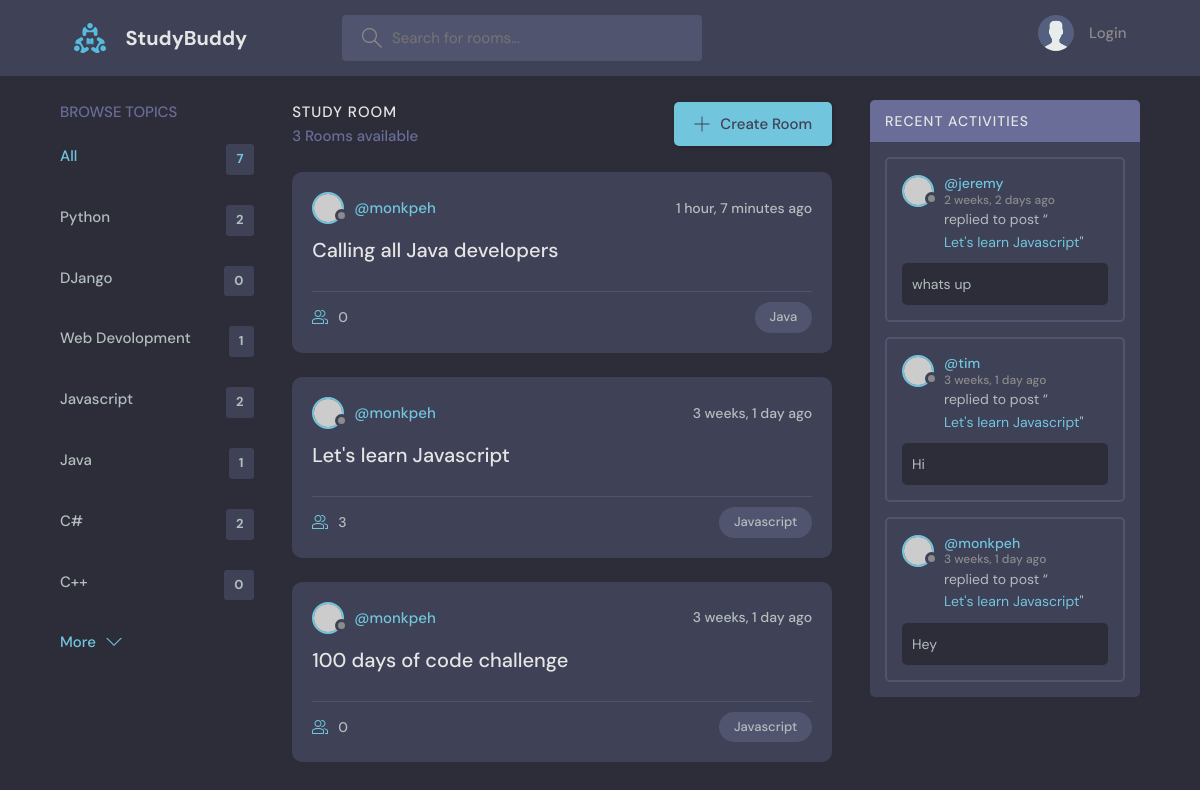
Screenshot of /?q=Java with the database file from the repository.
### base/models.py (models this page shows, shortened)
class Topic(models.Model):
    name = models.CharField(max_length=200)

class Room(models.Model):
    host = models.ForeignKey(User, on_delete=models.SET_NULL, null=True)
    topic = models.ForeignKey(Topic, on_delete=models.SET_NULL, null=True)
    name = models.CharField(max_length=200)
    description = models.TextField(null=True, blank=True)
    participants = models.ManyToManyField(
        User, related_name='participants', blank=True)
    updated = models.DateTimeField(auto_now=True)
    created = models.DateTimeField(auto_now_add=True)
    class Meta:
        ordering = ['-updated', '-created']

class Message(models.Model):
    user = models.ForeignKey(User, on_delete=models.CASCADE)
    room = models.ForeignKey(Room, on_delete=models.CASCADE)
    body = models.TextField()
    updated = models.DateTimeField(auto_now=True)
    created = models.DateTimeField(auto_now_add=True)
    class Meta:
        ordering = ['-updated', '-created']

### base/views.py (the view)
# urls.py: path('', views.home, name='home'),
def home(request):
    q = request.GET.get('q') if request.GET.get('q') != None else ''
    rooms = Room.objects.filter(
       Q(topic__name__icontains = q) |
       Q(name__icontains = q) |
       Q(description__icontains = q)
       )
    topics = Topic.objects.all()
    room_count = rooms.count()
    room_messages = Message.objects.filter(Q(room__topic__name__icontains = q))
    context = {'rooms':rooms,'topics':topics, 'room_count':room_count,
               'room_messages':room_messages}
    return render(request, 'base/home.html', context)

### base/templates/base/home.html (shortened to what this page needs)
{% extends 'main.html' %}
{% block content %}
    <main class="layout layout--3">
      <div class="container">
        {% include 'base/topics_components.html' %}
        <div class="roomList">
          <div class="roomList__header">
            <div>
              <h2>Study Room</h2>
              <p>{{room_count}} Rooms available</p>
            </div>
            <a class="btn btn--main" href="{% url 'create-room' %}">
              <svg version="1.1" xmlns="http://www.w3.org/2000/svg" width="32" height="32" viewBox="0 0 32 32">
                <title>add</title><path
                  d="M16.943 0.943h-1.885v14.115h-14.115v1.885h14.115v14.115h1.885v-14.115h14.115v-1.885h-14.115v-14.115z"
                ></path>
              </svg>
              Create Room
            </a>
          </div>
          {% include 'base/feed_components.html' %}
        </div>
         {% include 'base/activity_components.html' %}
      </div>
    </main>
    {% endblock content %}

### base/templates/base/topics_components.html
<div class="topics">
    <div class="topics__header">
      <h2>Browse Topics</h2>
    </div>
    <ul class="topics__list">
      <li>
        <a href="{% url 'home' %}" class="active">All <span>{{topics.count}}</span></a>
      </li>
      {% for topic in topics %}
      <li>
        <a href="{% url 'home' %}?q={{topic.name}}">{{topic.name}}<span>{{topic.room_set.all.count}}</span></a>
      </li>
      {%endfor%}
    </ul>
    <a class="btn btn--link" href="topics.html">
      More
      <svg version="1.1" xmlns="http://www.w3.org/2000/svg" width="32" height="32" viewBox="0 0 32 32">
        <title>chevron-down</title>
        <path d="M16 21l-13-13h-3l16 16 16-16h-3l-13 13z"></path>
      </svg>
    </a>
  </div>

### base/templates/base/feed_components.html (shortened to what this page needs)
{% for room in rooms %}
<div class="roomListRoom">
    <div class="roomListRoom__header">
      <a href="{% url 'user-profile' room.host.id %}" class="roomListRoom__author">
        <div class="avatar avatar--small">
          <img src="https://randomuser.me/api/portraits/women/11.jpg" />
        </div>
        <span>@{{room.host.username}}</span>
      </a>
      <div class="roomListRoom__actions">
        <span>{{room.created | timesince}} ago</span>
      </div>
    </div>
    <div class="roomListRoom__content">
      <a href="{% url 'room' room.id %}">{{room.name}}</a>
    </div>
    <div class="roomListRoom__meta">
      <a href="{% url 'room' room.id %}" class="roomListRoom__joined">
        {{room.participants.all.count}}
      </a>
      <p class="roomListRoom__topic">{{room.topic.name}}</p>
    </div>
</div>
{% endfor %}

### base/templates/base/activity_components.html (shortened to what this page needs)
<div class="activities">
    <div class="activities__header">
      <h2>Recent Activities</h2>
    </div>
    {% for message in room_messages %}
    <div class="activities__box">
      <div class="activities__boxHeader roomListRoom__header">
        <a href="{% url 'user-profile' message.user.id %}" class="roomListRoom__author">
          <div class="avatar avatar--small">
            <img src="https://randomuser.me/api/portraits/women/11.jpg" />
          </div>
          <p>
            @{{message.user}}
            <span>{{message.created|timesince}} ago</span>
          </p>
        </a>
      </div>
      <div class="activities__boxContent">
        <p>replied to post “<a href="{% url 'room' message.room.id %}">{{message.room.name}}</a>"</p>
        <div class="activities__boxRoomContent">
            {{message.body}}
        </div>
      </div>
    </div>
    {% endfor %}
  </div>

### rows the page displays
Topic: name "Python", room_set.all.count "2"
Topic: name "DJango", room_set.all.count "0"
Topic: name "Web Devolopment", room_set.all.count "1"
Topic: name "Javascript", room_set.all.count "2"
Topic: name "Java", room_set.all.count "1"
Topic: name "C#", room_set.all.count "2"
Topic: name "C++", room_set.all.count "0"
Room: host.username "monkpeh", created "1 hour, 7 minutes", name "Calling all Java developers", participants.all.count "0", topic.name "Java"
Room: host.username "monkpeh", created "3 weeks, 1 day", name "Let's learn Javascript", participants.all.count "3", topic.name "Javascript"
Room: host.username "monkpeh", created "3 weeks, 1 day", name "100 days of code challenge", participants.all.count "0", topic.name "Javascript"
Message: user "jeremy", created "2 weeks, 2 days", room.name "Let's learn Javascript", body "whats up"
Message: user "tim", created "3 weeks, 1 day", room.name "Let's learn Javascript", body "Hi"
Message: user "monkpeh", created "3 weeks, 1 day", room.name "Let's learn Javascript", body "Hey"

### other values shown
{{ topics.count }} "7"
{{ room_count }} "3"
